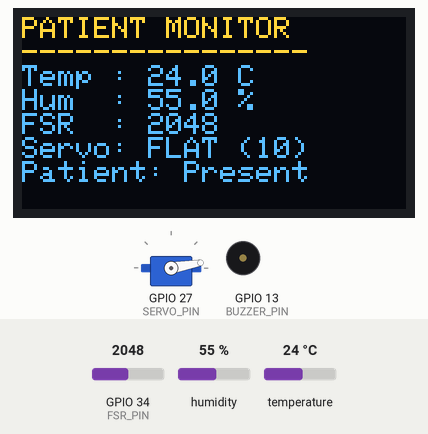
The sketch below on a simulated ESP32. On the bench: 128×64 one-colour display, servo, buzzer (waves = sounding, pin HIGH). Inputs (shaded band) come from the test bench; at power-on: GPIO 34 (FSR_PIN) = 2048, temperature 24 °C, humidity 55 %. The OLED is the two-colour kind (top 16 rows yellow); WiFi joins after 1.5 s; servers stay silent unless stated; what the sketch prints to the serial monitor is not drawn.

Above: at 4.0 s.
4.1 s: GPIO 34 (FSR_PIN) set to 60
At 5.6 s:
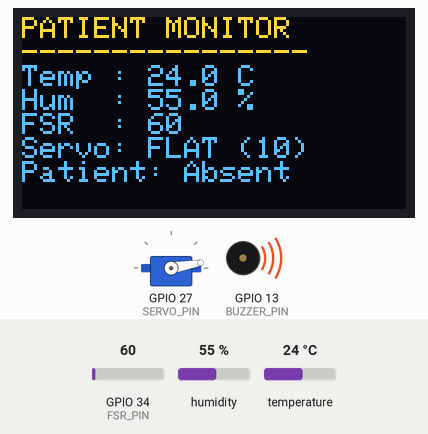
5.9 s: GPIO 34 (FSR_PIN) set to 140
At 12.9 s:
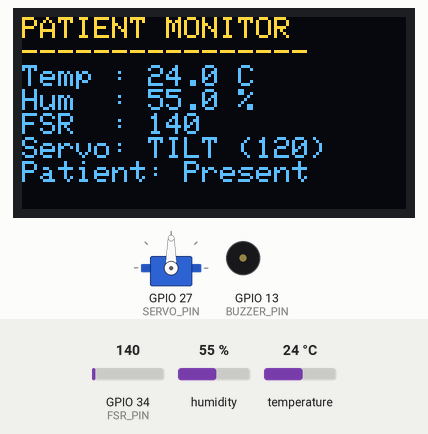
13.1 s: temperature set to 37.4 °C
At 16.1 s:
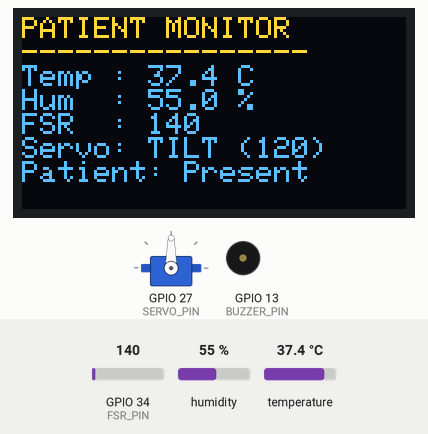
16.4 s: temperature set to 38.4 °C
At 18.2 s:
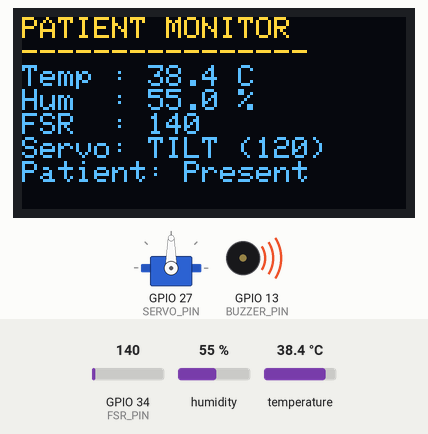
23.0 s: humidity set to 22 %
At 23.7 s:
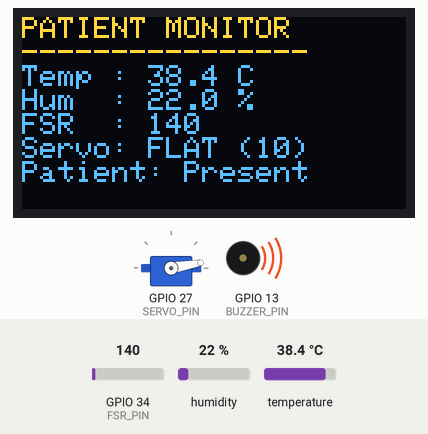
24.5 s: GPIO 34 (FSR_PIN) set to 111
At 26.1 s:
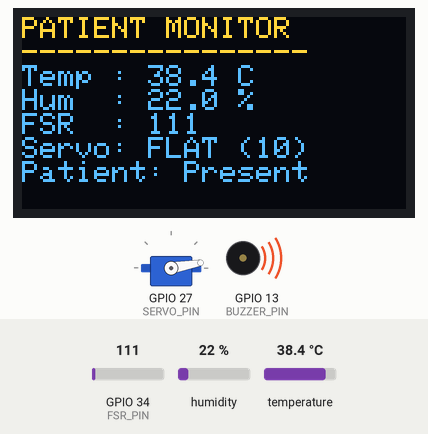
31.8 s: GPIO 34 (FSR_PIN) set to 89
Timing chart, 0 to 34.8 s (numbered marks = the images above; inputs shaded):
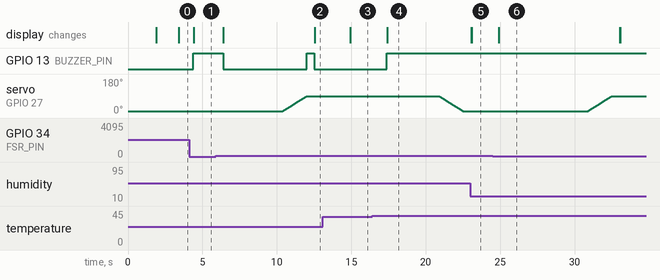

The sketch:

Smart_Patient_Monitoring_Blynk.ino
```cpp
//================= BLYNK DEFINITIONS =================
// These must be defined BEFORE including Blynk libraries
#define BLYNK_TEMPLATE_ID "TMPL6KmOvMUYp"
#define BLYNK_TEMPLATE_NAME "Patient Monitoring"
#define BLYNK_AUTH_TOKEN "Y22ZHZ8wqn9FvsZZpIROx8srz2p9QQer"

//================= LIBRARIES =========================
#include <WiFi.h>
#include <WiFiClient.h>
#include <BlynkSimpleEsp32.h>
#include <Wire.h>
#include <Adafruit_GFX.h>
#include <Adafruit_SSD1306.h>
#include <DHT.h>
#include <ESP32Servo.h>

//================= WIFI CREDENTIALS ==================
char ssid[] = "S24 fe"; // Make sure this is a 2.4GHz network
char pass[] = "1234567890";

//================= PIN DEFINITIONS =================
#define DHTPIN          4
#define DHTTYPE         DHT22

#define FSR_PIN         34
#define BUZZER_PIN      13
#define SERVO_PIN       27

#define SCREEN_WIDTH    128
#define SCREEN_HEIGHT   64

//================= OBJECTS =================
Adafruit_SSD1306 display(SCREEN_WIDTH, SCREEN_HEIGHT, &Wire, -1);
DHT dht(DHTPIN, DHTTYPE);
Servo bedServo;
BlynkTimer timer;

//================= VARIABLES =================
bool isTilted = false;
bool alertNotified = false; // <-- This is the variable that was missing

unsigned long previousServoMillis = 0;
const unsigned long servoInterval = 10000;   // 10 seconds

//==================================================
// Function: Beep buzzer when patient position changes
//==================================================
void notifyShift()
{
  digitalWrite(BUZZER_PIN, HIGH);
  delay(500);          // Beep for 0.5 second
  digitalWrite(BUZZER_PIN, LOW);
}

//==================================================
// Function: Move servo smoothly between two angles
//==================================================
void moveServoSmoothly(int startAngle, int endAngle)
{
  int stepDelay = 20;

  if (startAngle < endAngle)
  {
    for (int pos = startAngle; pos <= endAngle; pos++)
    {
      bedServo.write(pos);
      delay(stepDelay);
      Blynk.run(); // Keep Blynk alive during long physical movements
    }
  }
  else
  {
    for (int pos = startAngle; pos >= endAngle; pos--)
    {
      bedServo.write(pos);
      delay(stepDelay);
      Blynk.run(); // Keep Blynk alive
    }
  }
}

//==================================================
// Function: Main Routine (Runs every 500ms via Timer)
//==================================================
void mainMonitorRoutine()
{
  //-------------------- Read Sensors ------------------------
  float humidity = dht.readHumidity();
  float temperature = dht.readTemperature();
  int fsrValue = analogRead(FSR_PIN);

  if (isnan(temperature) || isnan(humidity))
  {
    Serial.println("DHT Error");
    return;
  }

  //-------------------- Servo Control ------------------------
  if (millis() - previousServoMillis >= servoInterval)
  {
    previousServoMillis = millis();

    if (isTilted && fsrValue > 100)
    {
      Serial.println("Returning Bed Flat (10 degrees)");
      moveServoSmoothly(90, 10);
      notifyShift();
      isTilted = false;
    }
    else if (!isTilted && fsrValue > 100)
    {
      Serial.println("Tilting Bed (120 degrees)");
      moveServoSmoothly(10, 90);
      notifyShift();
      isTilted = true;
    }
    else
    {
      Serial.println("Patient is absent - Skipping tilt");
    }
  }

  //-------------------- Alarm Logic & Notifications -----------
  bool alarm = false;

  if (temperature > 38.0)
    alarm = true;

  if (fsrValue < 100)
    alarm = true;

  if (alarm)
  {
    digitalWrite(BUZZER_PIN, HIGH);
    Blynk.virtualWrite(V5, "ALERT");

    // Trigger Blynk Push Notification ONLY ONCE per alarm
    if (!alertNotified)
    {
      // "patient_alert" is the Event Code we will create in the dashboard
      Blynk.logEvent("patient_alert", "Warning: Check on Patient!");
      alertNotified = true;
    }
  }
  else
  {
    digitalWrite(BUZZER_PIN, LOW);
    Blynk.virtualWrite(V5, "Normal");

    // Reset the flag so it can notify you again next time an alarm happens
    alertNotified = false;
  }

  //-------------------- Blynk Updates ------------------------
  Blynk.virtualWrite(V0, temperature);
  Blynk.virtualWrite(V1, humidity);
  Blynk.virtualWrite(V2, fsrValue);

  if (isTilted) Blynk.virtualWrite(V3, "TILT (120)");
  else Blynk.virtualWrite(V3, "FLAT (10)");

  if (fsrValue > 100) Blynk.virtualWrite(V4, "Present");
  else Blynk.virtualWrite(V4, "Absent");

  //-------------------- OLED ------------------------
  display.clearDisplay();
  display.setCursor(0, 0);
  display.println("PATIENT MONITOR");
  display.println("----------------");
  display.print("Temp : "); display.print(temperature, 1); display.println(" C");
  display.print("Hum  : "); display.print(humidity, 1); display.println(" %");
  display.print("FSR  : "); display.println(fsrValue);
  display.print("Servo: "); display.println(isTilted ? "TILT (120)" : "FLAT (10)");
  display.print("Patient: "); display.println(fsrValue > 100 ? "Present" : "Absent");

  if (alarm)
  {
    display.println();
    display.println("*** ALERT ***");
  }
  display.display();

  //-------------------- Serial Monitor ------------------------
  Serial.print("Temp: "); Serial.print(temperature);
  Serial.print("C  Hum: "); Serial.print(humidity);
  Serial.print("%  FSR: "); Serial.print(fsrValue);
  Serial.print("  Servo: "); Serial.print(isTilted ? "Tilt(120)" : "Flat(10)");
  Serial.print("  Patient: "); Serial.println(fsrValue > 100 ? "Present" : "Absent");
}

void setup()
{
  Serial.begin(115200);

  pinMode(BUZZER_PIN, OUTPUT);
  digitalWrite(BUZZER_PIN, LOW);

  dht.begin();

  // OLED
  Wire.begin(21, 22);
  if (!display.begin(SSD1306_SWITCHCAPVCC, 0x3C))
  {
    Serial.println("OLED Failed");
    while (true);
  }

  display.clearDisplay();
  display.setTextColor(SSD1306_WHITE);
  display.setTextSize(1);
  display.setCursor(10, 20);
  display.println("Connecting WiFi...");
  display.display();

  // Connect to Blynk
  Blynk.begin(BLYNK_AUTH_TOKEN, ssid, pass);

  display.clearDisplay();
  display.setCursor(10, 20);
  display.println("Blynk Connected!");
  display.display();
  delay(1000);

  // Servo
  bedServo.setPeriodHertz(50);
  bedServo.attach(SERVO_PIN, 500, 2400);
  bedServo.write(10); // Start flat

  // Setup Timer to run the monitor routine every 500ms
  timer.setInterval(500L, mainMonitorRoutine);
}

void loop()
{
  Blynk.run();
  timer.run();
}
```

Measured:
- the behaviour switches between 38 and 38.1 °C on temperature (found by bisection; images 3 and 4)
- after the input at 4.1 s, GPIO 13 (BUZZER_PIN): LOW → HIGH after 0.28 s; the display: changes after 0.31 s (image 1)
- after the input at 5.9 s, GPIO 13 (BUZZER_PIN): HIGH → LOW after 0.48 s, → HIGH 5.6 s later, → LOW 0.50 s later; servo on GPIO 27 (SERVO_PIN): moves from 10° to 90° over 1.6 s, starting after 4.5 s; the display: first changes after 0.51 s (image 2 shows a later state)
- after the input at 13.1 s, the display: changes after 1.8 s (image 3)
- after the input at 16.4 s, GPIO 13 (BUZZER_PIN): LOW → HIGH after 0.99 s instead of 6.1 s; the display: changes after 1.0 s (image 4)
- after the input at 23.0 s, the display: first differs from a run without the input after 0.08 s (image 5)
- after the input at 24.5 s, the display: changes after 0.41 s (image 6)
